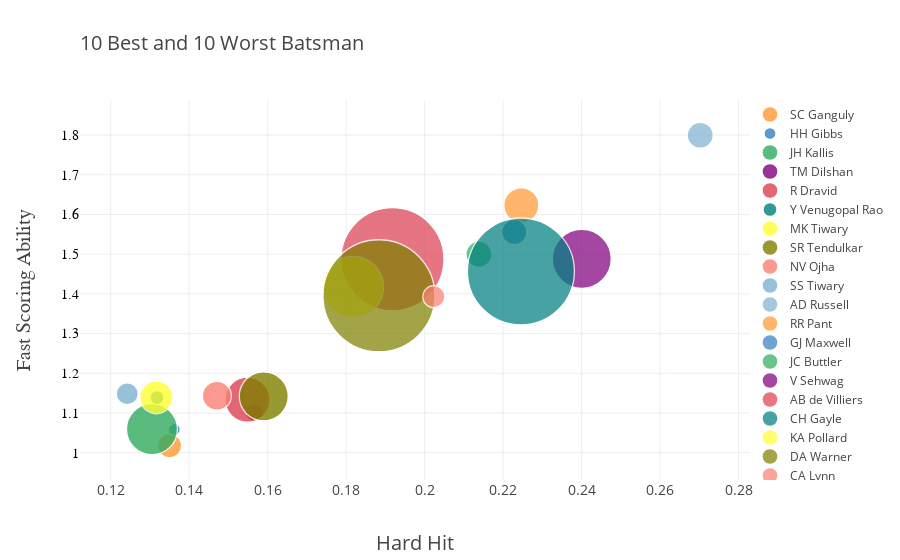

Here is the notebook cell this chart was saved with:
### Code cell
# Generate and Format Plot

out_best = out.nsmallest(10, 'Fast Scoring')
out_worst = out.nlargest(10, 'Fast Scoring')

layout = go.Layout(
    title=dict(
        text="10 Best and 10 Worst Batsman",
        xref="paper",
        font = dict(size=20),
        x=0
    
    ),
  legend = dict(
    x = 1,
    y = 0
  ),
    xaxis=dict(
        title='Hard Hit',
        titlefont=dict(
            size=20,
        ),
        showticklabels=True,
        tickfont=dict(
            size=14,
        ),
        exponentformat='e',
        showexponent='all'
    ),
    yaxis=dict(
        title='Fast Scoring Ability',
        titlefont=dict(
            family='Arial, sans-serif',
            size=20,
        ),
        showticklabels=True,
        tickfont=dict(
            family='Old Standard TT, serif',
            size=14,
            color='black'
        ),
        exponentformat='e',
        showexponent='all'
    )
)

b_comp = pd.concat([out_best, out_worst])
b_comp.iplot(layout=layout, kind='bubble', x='Hard Hit', y='Fast Scoring', categories='batsman', size='runs', text='batsman',
          xTitle='Hard Hit', yTitle='Fast Scoring Ability', filename='cufflinks/simple-bubble-chart')

### Figure 1 — Plotly figure (JSON) as saved in the notebook; plotly's stock layout.template omitted (floating-point values rounded to 4 significant figures)
{"data": [{"marker": {"color": "rgba(255, 153, 51, 1.0)", "line": {"width": 1.3}, "opacity": 0.8, "size": [24], "symbol": "circle"}, "mode": "markers", "name": "SC Ganguly", "text": ["SC Ganguly"], "textfont": {"color": "#4D5663"}, "type": "scatter", "uid": "4c418122-ba54-406e-9d13-b13c831dd769", "x": [0.135], "y": [1.017]}, {"marker": {"color": "rgba(55, 128, 191, 1.0)", "line": {"width": 1.3}, "opacity": 0.8, "size": [12], "symbol": "circle"}, "mode": "markers", "name": "HH Gibbs", "text": ["HH Gibbs"], "textfont": {"color": "#4D5663"}, "type": "scatter", "uid": "aba006e0-9745-4c96-8429-37a9ec3f5118", "x": [0.1362], "y": [1.059]}, {"marker": {"color": "rgba(50, 171, 96, 1.0)", "line": {"width": 1.3}, "opacity": 0.8, "size": [51], "symbol": "circle"}, "mode": "markers", "name": "JH Kallis", "text": ["JH Kallis"], "textfont": {"color": "#4D5663"}, "type": "scatter", "uid": "33dd86ff-d28c-4b11-b461-3bc3da5bd620", "x": [0.1305], "y": [1.059]}, {"marker": {"color": "rgba(128, 0, 128, 1.0)", "line": {"width": 1.3}, "opacity": 0.8, "size": [18], "symbol": "circle"}, "mode": "markers", "name": "TM Dilshan", "text": ["TM Dilshan"], "textfont": {"color": "#4D5663"}, "type": "scatter", "uid": "f25ff278-b15f-4f3b-970d-1bb83ebfa72b", "x": [0.1566], "y": [1.101]}, {"marker": {"color": "rgba(219, 64, 82, 1.0)", "line": {"width": 1.3}, "opacity": 0.8, "size": [45], "symbol": "circle"}, "mode": "markers", "name": "R Dravid", "text": ["R Dravid"], "textfont": {"color": "#4D5663"}, "type": "scatter", "uid": "f49f0e48-dcc9-4bae-88ef-1995b93dbd74", "x": [0.1548], "y": [1.133]}, {"marker": {"color": "rgba(0, 128, 128, 1.0)", "line": {"width": 1.3}, "opacity": 0.8, "size": [14], "symbol": "circle"}, "mode": "markers", "name": "Y Venugopal Rao", "text": ["Y Venugopal Rao"], "textfont": {"color": "#4D5663"}, "type": "scatter", "uid": "99f1940e-5003-4a03-8982-a9c4a75d6424", "x": [0.1318], "y": [1.139]}, {"marker": {"color": "rgba(255, 255, 51, 1.0)", "line": {"width": 1.3}, "opacity": 0.8, "size": [33], "symbol": "circle"}, "mode": "markers", "name": "MK Tiwary", "text": ["MK Tiwary"], "textfont": {"color": "#4D5663"}, "type": "scatter", "uid": "6b2e485c-b2f4-4a88-a45a-720825518629", "x": [0.1316], "y": [1.14]}, {"marker": {"color": "rgba(128, 128, 0, 1.0)", "line": {"width": 1.3}, "opacity": 0.8, "size": [49], "symbol": "circle"}, "mode": "markers", "name": "SR Tendulkar", "text": ["SR Tendulkar"], "textfont": {"color": "#4D5663"}, "type": "scatter", "uid": "8461c4aa-47df-4eb1-9df0-164f1a0220a0", "x": [0.159], "y": [1.142]}, {"marker": {"color": "rgba(251, 128, 114, 1.0)", "line": {"width": 1.3}, "opacity": 0.8, "size": [29], "symbol": "circle"}, "mode": "markers", "name": "NV Ojha", "text": ["NV Ojha"], "textfont": {"color": "#4D5663"}, "type": "scatter", "uid": "ab2f8e05-57d6-4c1d-9d7b-e7855c8562ea", "x": [0.1471], "y": [1.143]}, {"marker": {"color": "rgba(128, 177, 211, 1.0)", "line": {"width": 1.3}, "opacity": 0.8, "size": [22], "symbol": "circle"}, "mode": "markers", "name": "SS Tiwary", "text": ["SS Tiwary"], "textfont": {"color": "#4D5663"}, "type": "scatter", "uid": "17e3a759-759a-4017-8ed5-69630a958cb7", "x": [0.1242], "y": [1.149]}, {"marker": {"color": "rgba(128, 177, 211, 0.8999999999999999)", "line": {"width": 1.3}, "opacity": 0.8, "size": [26], "symbol": "circle"}, "mode": "markers", "name": "AD Russell", "text": ["AD Russell"], "textfont": {"color": "#4D5663"}, "type": "scatter", "uid": "c2226098-2e39-41a5-9d24-7abeabe8fa0f", "x": [0.2702], "y": [1.8]}, {"marker": {"color": "rgba(255, 153, 51, 0.8999999999999999)", "line": {"width": 1.3}, "opacity": 0.8, "size": [35], "symbol": "circle"}, "mode": "markers", "name": "RR Pant", "text": ["RR Pant"], "textfont": {"color": "#4D5663"}, "type": "scatter", "uid": "eda9513a-ed45-4720-b97c-e2376c1fae3d", "x": [0.2246], "y": [1.623]}, {"marker": {"color": "rgba(55, 128, 191, 0.8999999999999999)", "line": {"width": 1.3}, "opacity": 0.8, "size": [25], "symbol": "circle"}, "mode": "markers", "name": "GJ Maxwell", "text": ["GJ Maxwell"], "textfont": {"color": "#4D5663"}, "type": "scatter", "uid": "8c56376c-b388-4473-a8bd-39ba48330683", "x": [0.2228], "y": [1.555]}, {"marker": {"color": "rgba(50, 171, 96, 0.8999999999999999)", "line": {"width": 1.3}, "opacity": 0.8, "size": [26], "symbol": "circle"}, "mode": "markers", "name": "JC Buttler", "text": ["JC Buttler"], "textfont": {"color": "#4D5663"}, "type": "scatter", "uid": "6db69779-f152-4dd2-a58b-452e74698625", "x": [0.2138], "y": [1.5]}, {"marker": {"color": "rgba(128, 0, 128, 0.8999999999999999)", "line": {"width": 1.3}, "opacity": 0.8, "size": [59], "symbol": "circle"}, "mode": "markers", "name": "V Sehwag", "text": ["V Sehwag"], "textfont": {"color": "#4D5663"}, "type": "scatter", "uid": "29590bd7-b38e-4cc0-a09f-7fa6fd171650", "x": [0.24], "y": [1.488]}, {"marker": {"color": "rgba(219, 64, 82, 0.8999999999999999)", "line": {"width": 1.3}, "opacity": 0.8, "size": [103], "symbol": "circle"}, "mode": "markers", "name": "AB de Villiers", "text": ["AB de Villiers"], "textfont": {"color": "#4D5663"}, "type": "scatter", "uid": "9a63ac39-240a-45f0-8da7-b9de1a5e3dfe", "x": [0.1918], "y": [1.487]}, {"marker": {"color": "rgba(0, 128, 128, 0.8999999999999999)", "line": {"width": 1.3}, "opacity": 0.8, "size": [107], "symbol": "circle"}, "mode": "markers", "name": "CH Gayle", "text": ["CH Gayle"], "textfont": {"color": "#4D5663"}, "type": "scatter", "uid": "f6940bfd-feb2-4793-9b96-d6a8fe9d671c", "x": [0.2245], "y": [1.456]}, {"marker": {"color": "rgba(255, 255, 51, 0.8999999999999999)", "line": {"width": 1.3}, "opacity": 0.8, "size": [61], "symbol": "circle"}, "mode": "markers", "name": "KA Pollard", "text": ["KA Pollard"], "textfont": {"color": "#4D5663"}, "type": "scatter", "uid": "6d809b7c-ba55-46a7-b880-1ebd15de86c5", "x": [0.1818], "y": [1.418]}, {"marker": {"color": "rgba(128, 128, 0, 0.8999999999999999)", "line": {"width": 1.3}, "opacity": 0.8, "size": [112], "symbol": "circle"}, "mode": "markers", "name": "DA Warner", "text": ["DA Warner"], "textfont": {"color": "#4D5663"}, "type": "scatter", "uid": "7269a499-cd14-4b75-80fb-79b66594a8ad", "x": [0.1883], "y": [1.395]}, {"marker": {"color": "rgba(251, 128, 114, 0.8999999999999999)", "line": {"width": 1.3}, "opacity": 0.8, "size": [22], "symbol": "circle"}, "mode": "markers", "name": "CA Lynn", "text": ["CA Lynn"], "textfont": {"color": "#4D5663"}, "type": "scatter", "uid": "473658ee-9246-4b56-8f62-eac9d9ecb58f", "x": [0.2023], "y": [1.393]}], "layout": {"legend": {"x": 1, "y": 0}, "title": {"font": {"size": 20}, "text": "10 Best and 10 Worst Batsman", "x": 0, "xref": "paper"}, "xaxis": {"exponentformat": "e", "showexponent": "all", "showticklabels": true, "tickfont": {"size": 14}, "title": {"font": {"size": 20}, "text": "Hard Hit"}}, "yaxis": {"exponentformat": "e", "showexponent": "all", "showticklabels": true, "tickfont": {"color": "black", "family": "Old Standard TT, serif", "size": 14}, "title": {"font": {"family": "Arial, sans-serif", "size": 20}, "text": "Fast Scoring Ability"}}}}
